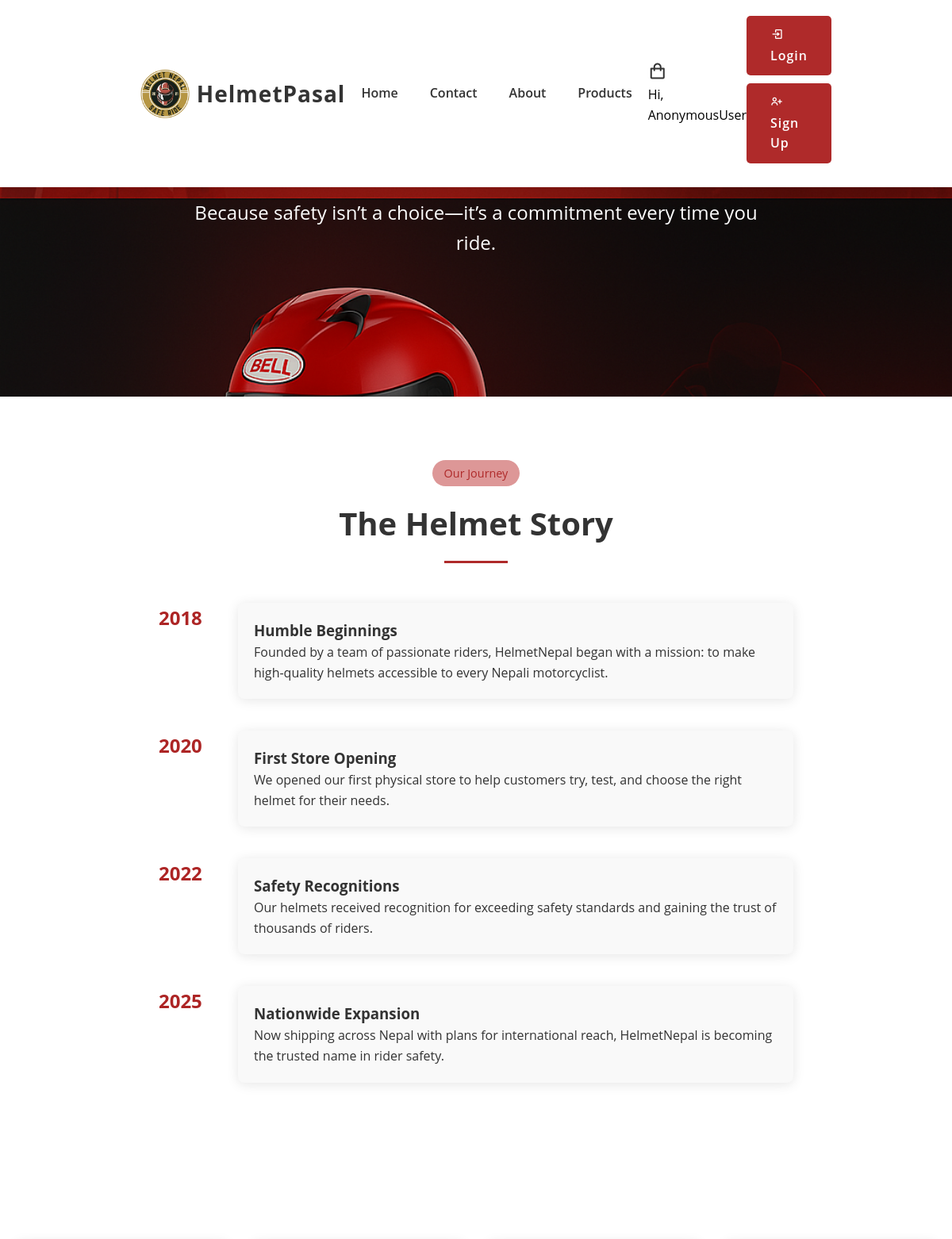
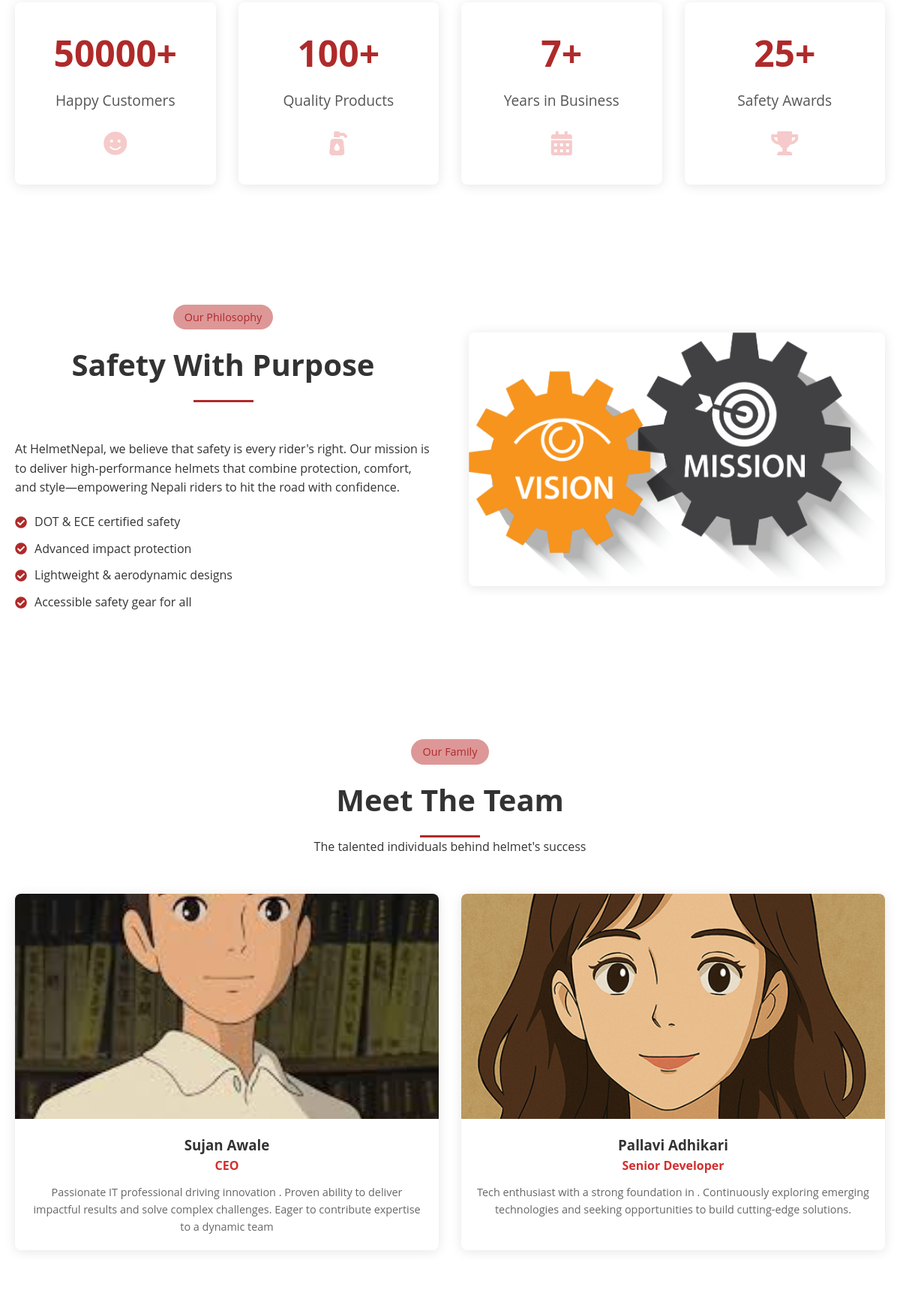
The page /about/ (upper part) on the database its author committed (2 pictures, top to bottom).
### myApp/models.py (models this page shows, shortened)
class AboutPageStats(models.Model):
    customers = models.IntegerField(default=50000)
    products = models.IntegerField(default=100)
    years = models.IntegerField(default=7)
    awards = models.IntegerField(default=25)
    class Meta:
        verbose_name = 'About Page Statistics'
        verbose_name_plural = 'About Page Statistics'

class TeamMember(models.Model):
    name = models.CharField(max_length=100)
    position = models.CharField(max_length=100)
    bio = models.TextField()
    image = models.ImageField(upload_to='team/')
    facebook = models.URLField(blank=True, null=True)
    twitter = models.URLField(blank=True, null=True)
    instagram = models.URLField(blank=True, null=True)
    linkedin = models.URLField(blank=True, null=True)
    order = models.IntegerField(default=0)
    class Meta:
        ordering = ['order']

### myApp/views.py (the view)
# urls.py: path('about/', views.about, name='about'),
def about(request):
    stats = AboutPageStats.objects.first()
    if not stats:
        stats = AboutPageStats.objects.create()
    team = TeamMember.objects.all()
    context = {
        'stats': stats,
        'team': team
    }
    return render(request, 'about.html', context)

### templates/about.html (shortened to what this page needs)
{% load static %}
<!DOCTYPE html>
<html lang="en">
<head>
    <link rel="stylesheet" href="{% static 'style.css' %}">
    <link rel="stylesheet" href="https://unpkg.com/boxicons@latest/css/boxicons.min.css">
    <link rel="stylesheet" href="https://cdnjs.cloudflare.com/ajax/libs/font-awesome/5.15.4/css/all.min.css">
</head>
<body>
    <header>
        <img src="{% static 'image/logo.png' %}" alt="Helmet Pasal Logo" width="80" height="80" >
        <a href="#" class="logo">HelmetPasal</a>
        <ul class="navlist">
            <li><a href="{% url 'index' %}">Home</a></li>
            <li><a href="{% url 'contact' %}">Contact</a></li>
            <li><a href="{% url 'about' %}">About</a></li>
            <li><a href="{% url 'products' %}">Products</a></li>
        </ul>
        <div class="header-icon">
            <a href="{% url 'cart' %}"><i class='bx bx-shopping-bag'></i></a>
            <p style="color: black">Hi, {{ request.user }}</p>
        </div>
        <div class="nav-button">
            {% if user.is_authenticated %}
                <a href="{% url 'logout' %}" class="btn"><i class='bx bx-log-out'></i> Logout</a>
            {% else %}
                <a href="{% url 'login' %}" class="btn"><i class='bx bx-log-in'></i> Login</a>
                <a href="{% url 'signup' %}" class="btn"><i class='bx bx-user-plus'></i> Sign Up</a>
            {% endif %}
        </div>
    </header>
<section class="about-hero">
    <div class="container">
        <div class="hero-content">
                <h1 class="hero-title">Discover helmet</h1>
                <p class="hero-subtitle">Because safety isn’t a choice—it’s a commitment every time you ride.</p>
        </div>
    </div>
</section>
<section id="our-story" class="story-section">
    <div class="container">
        <div class="section-header">
            <span class="section-tag">Our Journey</span>
                <h2 class="section-title">The Helmet Story</h2>
            <div class="divider"></div>
        </div>
        <div class="story-timeline">
            <div class="timeline-item">
                <div class="timeline-year">2018</div>
                <div class="timeline-content">
                    <h3>Humble Beginnings</h3>
                        <p>Founded by a team of passionate riders, HelmetNepal began with a mission: to make high-quality helmets accessible to every Nepali motorcyclist.</p>
                </div>
            </div>
            <div class="timeline-item">
                <div class="timeline-year">2020</div>
                <div class="timeline-content">
                        <h3>First Store Opening</h3>
                        <p>We opened our first physical store to help customers try, test, and choose the right helmet for their needs.</p>
                </div>
            </div>
            <div class="timeline-item">
                <div class="timeline-year">2022</div>
                <div class="timeline-content">
                        <h3>Safety Recognitions</h3>
                        <p>Our helmets received recognition for exceeding safety standards and gaining the trust of thousands of riders.</p>
                </div>
            </div>
            <div class="timeline-item">
                <div class="timeline-year">2025</div>
                <div class="timeline-content">
                    <h3>Nationwide Expansion</h3>
                        <p>Now shipping across Nepal with plans for international reach, HelmetNepal is becoming the trusted name in rider safety.</p>
                </div>
            </div>
        </div>
    </div>
</section>
<section class="stats-section">
    <div class="container">
        <div class="stats-grid">
            <div class="stat-card">
                <div class="stat-number">{{ stats.customers }}+</div>
                <div class="stat-title">Happy Customers</div>
                <div class="stat-icon"><i class="fas fa-smile"></i></div>
            </div>
            <div class="stat-card">
                <div class="stat-number">{{ stats.products }}+</div>
                <div class="stat-title">Quality Products</div>
                    <div class="stat-icon"><i class="fas fa-pump-soap"></i></div>
            </div>
            <div class="stat-card">
                <div class="stat-number">{{ stats.years }}+</div>
                <div class="stat-title">Years in Business</div>
                <div class="stat-icon"><i class="fas fa-calendar-alt"></i></div>
            </div>
            <div class="stat-card">
                    <div class="stat-number">{{ stats.awards }}+</div>
                    <div class="stat-title">Safety Awards</div>
                <div class="stat-icon"><i class="fas fa-trophy"></i></div>
            </div>
        </div>
    </div>
</section>
<section class="mission-section">
    <div class="container">
        <div class="mission-grid">
            <div class="mission-content">
                <div class="section-header">
                    <span class="section-tag">Our Philosophy</span>
                        <h2 class="section-title">Safety With Purpose</h2>
                    <div class="divider"></div>
                </div>
                    <p>At HelmetNepal, we believe that safety is every rider's right. Our mission is to deliver high-performance helmets that combine protection, comfort, and style—empowering Nepali riders to hit the road with confidence.</p>
                <ul class="mission-values">
                        <li><i class="fas fa-check-circle"></i> DOT & ECE certified safety</li>
                        <li><i class="fas fa-check-circle"></i> Advanced impact protection</li>
                        <li><i class="fas fa-check-circle"></i> Lightweight & aerodynamic designs</li>
                        <li><i class="fas fa-check-circle"></i> Accessible safety gear for all</li>
                </ul>
            </div>
            <div class="mission-image">
                    <img src="{% static 'image/missions.png' %}" alt="Our Mission">
            </div>
        </div>
    </div>
</section>
<section class="team-section">
    <div class="container">
        <div class="section-header center">
            <span class="section-tag">Our Family</span>
            <h2 class="section-title">Meet The Team</h2>
            <div class="divider center"></div>
                <p class="section-subtitle">The talented individuals behind helmet's success</p>
        </div>
        <div class="team-grid">
                {% if team %}
            {% for member in team %}
            <div class="team-card">
                <div class="team-image">
                            {% if member.image %}
                    <img src="{{ member.image.url }}" alt="{{ member.name }}">
                            {% else %}
                                <div class="default-image">
                                    <i class="fas fa-user-circle"></i>
                                </div>
                            {% endif %}
                </div>
                <div class="team-info">
                    <h3>{{ member.name }}</h3>
                    <p class="position">{{ member.position }}</p>
                    <p class="bio">{{ member.bio }}</p>
                </div>
            </div>
            {% endfor %}
                {% endif %}
        </div>
    </div>
</section>
</body>
</html>

### static/style.css (style rules this page uses)
:root { --bg-color: #ffffff; --text-color: #333333; --main-color: #af2a2a; --normal-font: 16px; --h3-font: 24px; }
* { margin: 0; padding: 0; box-sizing: border-box; font-family: "Open Sans", sans-serif; list-style: none; text-decoration: none; scroll-behavior: smooth; }
body { background: var(--bg-color); color: var(--text-color); line-height: 1.6; }
header { width: 100%; position: fixed; top: 0; right: 0; z-index: 1000; display: flex; align-items: center; justify-content: space-between; background: white; padding: 20px 14%; box-shadow: 0 2px 10px rgba(0, 0, 0, 0.1); transition: all 0.35s ease; }
.logo { font-size: 28px; font-weight: 700; letter-spacing: 1px; color: var(--text-color); }
.navlist { display: flex; }
.navlist a { color: var(--text-color); font-weight: 600; padding: 10px 20px; font-size: var(--normal-font); transition: all 0.3s ease; }
.header-icon i { font-size: 24px; color: var(--text-color); margin-right: 20px; transition: all 0.3s ease; }
.btn { display: inline-block; padding: 12px 30px; background: var(--main-color); color: white; font-size: 16px; letter-spacing: 1px; font-weight: 600; border-radius: 5px; margin-bottom: 10px; transition: all 0.3s ease; }

### rows shown on the page
AboutPageStats: customers "50000", products "100", years "7", awards "25"
TeamMember: image (picture), name "Sujan Awale", position "CEO", bio "Passionate IT professional driving innovation . Proven ability to deliver impactful results and solve complex challenges. Eager to contribute expertise to a dynamic team"
TeamMember: image (picture), name "Pallavi Adhikari", position "Senior Developer", bio "Tech enthusiast with a strong foundation in . Continuously exploring emerging technologies and seeking opportunities to build cutting-edge solutions."

### other values the page prints
{{ request.user }} "AnonymousUser"
